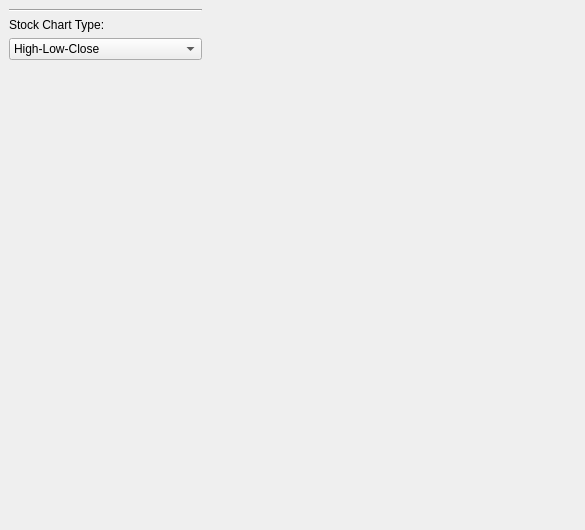
<ui version="4.0" >
 <class>MainWindow</class>
 <widget class="QWidget" name="MainWindow" >
  <property name="geometry" >
   <rect>
    <x>0</x>
    <y>0</y>
    <width>585</width>
    <height>530</height>
   </rect>
  </property>
  <property name="windowTitle" >
   <string>Stock Chart </string>
  </property>
  <property name="windowIcon" >
   <iconset>
    <normaloff/>
   </iconset>
  </property>
  <layout class="QHBoxLayout" >
   <property name="spacing" >
    <number>6</number>
   </property>
   <property name="margin" >
    <number>9</number>
   </property>
   <item>
    <layout class="QVBoxLayout" >
     <property name="spacing" >
      <number>6</number>
     </property>
     <property name="margin" >
      <number>0</number>
     </property>
     <item>
      <widget class="Line" name="line" >
       <property name="orientation" >
        <enum>Qt::Horizontal</enum>
       </property>
      </widget>
     </item>
     <item>
      <widget class="QLabel" name="lineTypeLB" >
       <property name="text" >
        <string>Stock Chart Type:</string>
       </property>
      </widget>
     </item>
     <item>
      <widget class="QComboBox" name="stockTypeCB" >
       <item>
        <property name="text" >
         <string>High-Low-Close</string>
        </property>
       </item>
       <item>
        <property name="text" >
         <string>Open-High-Low-Close</string>
        </property>
       </item>
       <item>
        <property name="text" >
         <string>Candlestick</string>
        </property>
       </item>
      </widget>
     </item>
     <item>
      <spacer>
       <property name="orientation" >
        <enum>Qt::Vertical</enum>
       </property>
       <property name="sizeHint" stdset="0" >
        <size>
         <width>193</width>
         <height>41</height>
        </size>
       </property>
      </spacer>
     </item>
    </layout>
   </item>
   <item>
    <widget class="QSplitter" name="splitter" >
     <property name="orientation" >
      <enum>Qt::Horizontal</enum>
     </property>
     <widget class="QWidget" name="gridLayoutWidget" >
      <layout class="QGridLayout" name="chartFrame" />
     </widget>
    </widget>
   </item>
  </layout>
 </widget>
 <resources>
  <include location="Resources.qrc" />
 </resources>
 <connections/>
</ui>
